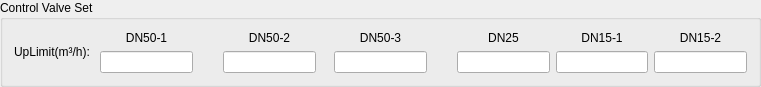
  <widget class="QGroupBox" name="gBox_UpperFlowLmt">
   <property name="geometry">
    <rect>
     <x>0</x>
     <y>330</y>
     <width>761</width>
     <height>72</height>
    </rect>
   </property>
   <property name="sizePolicy">
    <sizepolicy hsizetype="Preferred" vsizetype="Fixed">
     <horstretch>0</horstretch>
     <verstretch>0</verstretch>
    </sizepolicy>
   </property>
   <property name="title">
    <string>Control Valve Set</string>
   </property>
   <layout class="QGridLayout" name="gridLayout_26">
    <item row="0" column="0">
     <widget class="QLabel" name="label_11">
      <property name="sizePolicy">
       <sizepolicy hsizetype="Preferred" vsizetype="Fixed">
        <horstretch>0</horstretch>
        <verstretch>0</verstretch>
       </sizepolicy>
      </property>
      <property name="text">
       <string>UpLimit(m³/h): </string>
      </property>
     </widget>
    </item>
    <item row="0" column="1">
     <layout class="QGridLayout" name="gridLayout_7">
      <item row="0" column="0">
       <widget class="QLabel" name="label_16">
        <property name="sizePolicy">
         <sizepolicy hsizetype="Preferred" vsizetype="Fixed">
          <horstretch>0</horstretch>
          <verstretch>0</verstretch>
         </sizepolicy>
        </property>
        <property name="text">
         <string>DN50-1</string>
        </property>
        <property name="alignment">
         <set>Qt::AlignCenter</set>
        </property>
       </widget>
      </item>
      <item row="1" column="0">
       <widget class="QLineEdit" name="lineEdit_Upper_DN50_1">
        <property name="sizePolicy">
         <sizepolicy hsizetype="Expanding" vsizetype="Fixed">
          <horstretch>0</horstretch>
          <verstretch>0</verstretch>
         </sizepolicy>
        </property>
        <property name="alignment">
         <set>Qt::AlignCenter</set>
        </property>
       </widget>
      </item>
     </layout>
    </item>
    <item row="0" column="2">
     <spacer name="horizontalSpacer_3">
      <property name="orientation">
       <enum>Qt::Horizontal</enum>
      </property>
      <property name="sizeHint" stdset="0">
       <size>
        <width>40</width>
        <height>20</height>
       </size>
      </property>
     </spacer>
    </item>
    <item row="0" column="3">
     <layout class="QGridLayout" name="gridLayout_8">
      <item row="0" column="0">
       <widget class="QLabel" name="label_17">
        <property name="sizePolicy">
         <sizepolicy hsizetype="Preferred" vsizetype="Fixed">
          <horstretch>0</horstretch>
          <verstretch>0</verstretch>
         </sizepolicy>
        </property>
        <property name="text">
         <string>DN50-2</string>
        </property>
        <property name="alignment">
         <set>Qt::AlignCenter</set>
        </property>
       </widget>
      </item>
      <item row="1" column="0">
       <widget class="QLineEdit" name="lineEdit_Upper_DN50_2">
        <property name="sizePolicy">
         <sizepolicy hsizetype="Expanding" vsizetype="Fixed">
          <horstretch>0</horstretch>
          <verstretch>0</verstretch>
         </sizepolicy>
        </property>
        <property name="palette">
         <palette>
          <active>
           <colorrole role="Button">
            <brush brushstyle="SolidPattern">
             <color alpha="255">
              <red>85</red>
              <green>85</green>
              <blue>255</blue>
             </color>
            </brush>
           </colorrole>
          </active>
          <inactive>
           <colorrole role="Button">
            <brush brushstyle="SolidPattern">
             <color alpha="255">
              <red>85</red>
              <green>85</green>
              <blue>255</blue>
             </color>
            </brush>
           </colorrole>
          </inactive>
          <disabled>
           <colorrole role="Button">
            <brush brushstyle="SolidPattern">
             <color alpha="255">
              <red>85</red>
              <green>85</green>
              <blue>255</blue>
             </color>
            </brush>
           </colorrole>
          </disabled>
         </palette>
        </property>
        <property name="alignment">
         <set>Qt::AlignCenter</set>
        </property>
       </widget>
      </item>
     </layout>
    </item>
    <item row="0" column="4">
     <spacer name="horizontalSpacer_4">
      <property name="orientation">
       <enum>Qt::Horizontal</enum>
      </property>
      <property name="sizeHint" stdset="0">
       <size>
        <width>28</width>
        <height>20</height>
       </size>
      </property>
     </spacer>
    </item>
    <item row="0" column="5">
     <layout class="QGridLayout" name="gridLayout_12">
      <item row="0" column="0">
       <widget class="QLabel" name="label_20">
        <property name="sizePolicy">
         <sizepolicy hsizetype="Preferred" vsizetype="Fixed">
          <horstretch>0</horstretch>
          <verstretch>0</verstretch>
         </sizepolicy>
        </property>
        <property name="text">
         <string>DN50-3</string>
        </property>
        <property name="alignment">
         <set>Qt::AlignCenter</set>
        </property>
       </widget>
      </item>
      <item row="1" column="0">
       <widget class="QLineEdit" name="lineEdit_Upper_DN50_3">
        <property name="sizePolicy">
         <sizepolicy hsizetype="Expanding" vsizetype="Fixed">
          <horstretch>0</horstretch>
          <verstretch>0</verstretch>
         </sizepolicy>
        </property>
        <property name="alignment">
         <set>Qt::AlignCenter</set>
        </property>
       </widget>
      </item>
     </layout>
    </item>
    <item row="0" column="6">
     <spacer name="horizontalSpacer_5">
      <property name="orientation">
       <enum>Qt::Horizontal</enum>
      </property>
      <property name="sizeHint" stdset="0">
       <size>
        <width>40</width>
        <height>20</height>
       </size>
      </property>
     </spacer>
    </item>
    <item row="0" column="7">
     <layout class="QGridLayout" name="gridLayout_14">
      <item row="0" column="0">
       <widget class="QLabel" name="label_21">
        <property name="sizePolicy">
         <sizepolicy hsizetype="Preferred" vsizetype="Fixed">
          <horstretch>0</horstretch>
          <verstretch>0</verstretch>
         </sizepolicy>
        </property>
        <property name="text">
         <string>DN25</string>
        </property>
        <property name="alignment">
         <set>Qt::AlignCenter</set>
        </property>
       </widget>
      </item>
      <item row="1" column="0">
       <widget class="QLineEdit" name="lineEdit_Upper_DN25">
        <property name="sizePolicy">
         <sizepolicy hsizetype="Expanding" vsizetype="Fixed">
          <horstretch>0</horstretch>
          <verstretch>0</verstretch>
         </sizepolicy>
        </property>
        <property name="alignment">
         <set>Qt::AlignCenter</set>
        </property>
       </widget>
      </item>
     </layout>
    </item>
    <item row="0" column="8">
     <spacer name="horizontalSpacer_32">
      <property name="orientation">
       <enum>Qt::Horizontal</enum>
      </property>
      <property name="sizeHint" stdset="0">
       <size>
        <width>0</width>
        <height>17</height>
       </size>
      </property>
     </spacer>
    </item>
    <item row="0" column="9">
     <layout class="QGridLayout" name="gridLayout_25">
      <item row="0" column="0">
       <widget class="QLabel" name="label_34">
        <property name="sizePolicy">
         <sizepolicy hsizetype="Preferred" vsizetype="Fixed">
          <horstretch>0</horstretch>
          <verstretch>0</verstretch>
         </sizepolicy>
        </property>
        <property name="text">
         <string>DN15-1</string>
        </property>
        <property name="alignment">
         <set>Qt::AlignCenter</set>
        </property>
       </widget>
      </item>
      <item row="1" column="0">
       <widget class="QLineEdit" name="lineEdit_Upper_DN15_1">
        <property name="sizePolicy">
         <sizepolicy hsizetype="Expanding" vsizetype="Fixed">
          <horstretch>0</horstretch>
          <verstretch>0</verstretch>
         </sizepolicy>
        </property>
        <property name="alignment">
         <set>Qt::AlignCenter</set>
        </property>
       </widget>
      </item>
     </layout>
    </item>
    <item row="0" column="10">
     <spacer name="horizontalSpacer_33">
      <property name="orientation">
       <enum>Qt::Horizontal</enum>
      </property>
      <property name="sizeHint" stdset="0">
       <size>
        <width>0</width>
        <height>18</height>
       </size>
      </property>
     </spacer>
    </item>
    <item row="0" column="11">
     <layout class="QGridLayout" name="gridLayout_15">
      <item row="0" column="0">
       <widget class="QLabel" name="label_33">
        <property name="sizePolicy">
         <sizepolicy hsizetype="Preferred" vsizetype="Fixed">
          <horstretch>0</horstretch>
          <verstretch>0</verstretch>
         </sizepolicy>
        </property>
        <property name="text">
         <string>DN15-2</string>
        </property>
        <property name="alignment">
         <set>Qt::AlignCenter</set>
        </property>
       </widget>
      </item>
      <item row="1" column="0">
       <widget class="QLineEdit" name="lineEdit_Upper_DN15_2">
        <property name="sizePolicy">
         <sizepolicy hsizetype="Expanding" vsizetype="Fixed">
          <horstretch>0</horstretch>
          <verstretch>0</verstretch>
         </sizepolicy>
        </property>
        <property name="alignment">
         <set>Qt::AlignCenter</set>
        </property>
       </widget>
      </item>
     </layout>
    </item>
   </layout>
  </widget>
